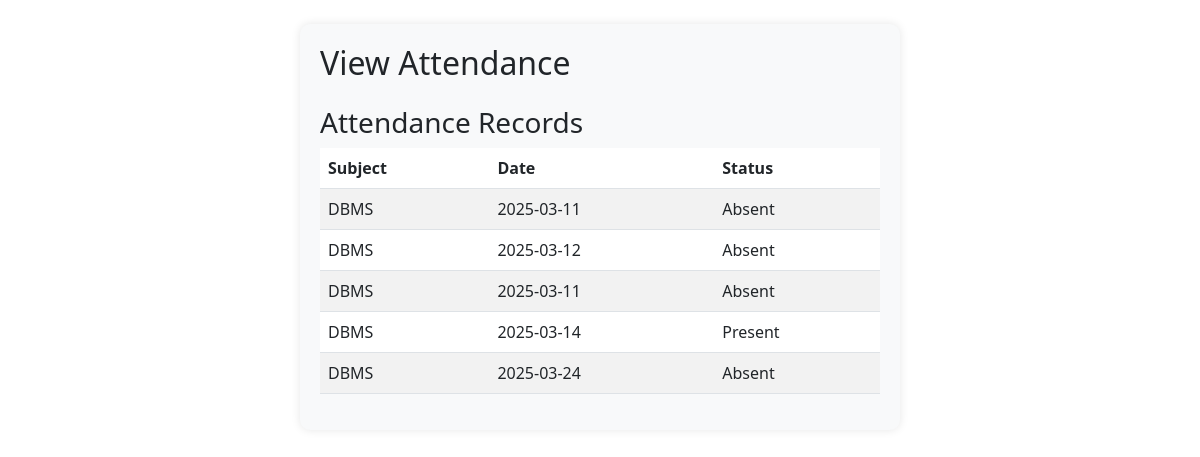
The page /view_attendance (signed in) on the database its author committed.
### tables this page shows
CREATE TABLE Attendance (
                    id INTEGER PRIMARY KEY AUTOINCREMENT,
                    student_id INTEGER,
                    date DATE NOT NULL,
                    status TEXT CHECK(status IN ('Present', 'Absent')),
                    FOREIGN KEY (student_id) REFERENCES Student(id)
                   );

CREATE TABLE Teacher (
                    id INTEGER PRIMARY KEY AUTOINCREMENT,
                    name TEXT NOT NULL,
                    email TEXT UNIQUE NOT NULL,
                    password TEXT NOT NULL,
                    user_id INTEGER,
                    subject TEXT,
                    FOREIGN KEY (user_id) REFERENCES users(id)
                   );

### app.py (the view)
@app.route('/view_attendance', methods=['GET', 'POST'])
@login_required
def view_attendance():
    conn = sqlite3.connect(DB_PATH)
    cursor = conn.cursor()
    teacher_id = session['user_id']
    if current_user.role == 'teacher':
        if request.method == 'POST':
            class_id = request.form['class_id']
            date = request.form['date']
            cursor.execute('''
            SELECT Student.roll_number, Student.name, Attendance.status
            FROM Attendance
            JOIN Student ON Attendance.student_id = Student.id
            WHERE Student.class_id = ? AND Attendance.date = ?''', (class_id, date))
            attendance_records = cursor.fetchall()
        else:
            attendance_records = []
        cursor.execute('''
        SELECT Class.id, Class.name
        FROM Class
        JOIN TeacherClassSubject ON Class.id = TeacherClassSubject.class_id
        WHERE TeacherClassSubject.teacher_id = ?
        ''', (teacher_id,))
        print(teacher_id)
        classes = cursor.fetchall()
        print(classes)
        conn.close()
        return render_template('view_attendance_teacher.html', attendance_records=attendance_records, classes=classes,teacher_id = teacher_id)
    elif current_user.role == 'student':
        cursor.execute('''SELECT Teacher.subject, Attendance.date, Attendance.status FROM Attendance
        JOIN Student ON Attendance.student_id = Student.id
        JOIN TeacherClassSubject ON Student.class_id = TeacherClassSubject.class_id
        JOIN Teacher ON TeacherClassSubject.teacher_id = Teacher.user_id WHERE Attendance.student_id = ?''', (current_user.id,))
        attendance_records = cursor.fetchall()
        conn.close()
        return render_template('view_attendance_student.html', attendance_records=attendance_records)
    return "Access Denied!!", 403

### app.py (called while the page is built)
@login_manager.user_loader
def load_user(user_id):
    conn = sqlite3.connect(DB_PATH)
    cursor = conn.cursor()
    cursor.execute("SELECT id, email, role FROM users WHERE id = ?", (user_id,))
    user = cursor.fetchone()
    conn.close()
    if user:
        return User(id=user[0], email=user[1], role=user[2])
    return None

### templates/view_attendance_student.html (shortened to what this page needs)
<!DOCTYPE html>
<html lang="en">
<head>
    <link rel="stylesheet" href="https://cdn.jsdelivr.net/npm/bootstrap@5.3.0/dist/css/bootstrap.min.css">
</head>
<body class="container mt-4">
    <div class="form-container">
        <h2 class="form-header">View Attendance</h2>
        <form action="{{ url_for('view_attendance') }}" method="POST">
        {% if attendance_records %}
            <h3 class="mt-4">Attendance Records</h3>
            <table class="table table-striped">
                <thead>
                    <tr>
                        <th>Subject</th>
                        <th>Date</th>
                        <th>Status</th>
                    </tr>
                </thead>
                <tbody>
                    {% for record in attendance_records %}
                        <tr>
                            <td>{{ record[0] }}</td>
                            <td>{{ record[1] }}</td>
                            <td>{{ record[2] }}</td>
                        </tr>
                    {% endfor %}
                </tbody>
            </table>
        {% endif %}
    </div>
</body>
</html>

### templates/view_attendance_student.html (style rules this page uses)
.form-container { max-width: 600px; margin: auto; padding: 20px; background-color: #f8f9fa; border-radius: 10px; box-shadow: 0 0 10px rgba(0, 0, 0, 0.1); }
.form-header { margin-bottom: 20px; }

### rows shown on the page
Attendance: subject "DBMS", date "2025-03-11", status "Absent"
Attendance: subject "DBMS", date "2025-03-12", status "Absent"
Attendance: subject "DBMS", date "2025-03-11", status "Absent"
Attendance: subject "DBMS", date "2025-03-14", status "Present"
Attendance: subject "DBMS", date "2025-03-24", status "Absent"
